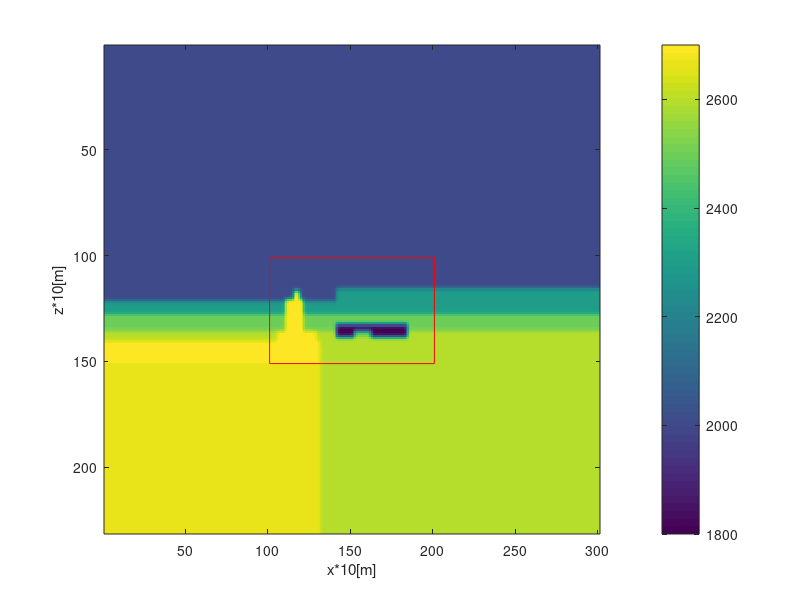

Write MATLAB code to recreate this figure. (Note: this script raises an error after producing the figure.)
%% input parameters
clear all;
close all;
dims.dh=10;
lpu=100;
lpd=80;
lpl=100;
lpr=100;
load('trueModel.mat');
v0=trueModel;
dims.dt=2*10^-3; % [s]
dims.nz0=size(v0,1); % Cells in z-direction
dims.nx0=size(v0,2); % Cells in x-direction
dims.nt=400; % Amount of time steps
dims.ns=dims.nt;
%% extend the velocity model region
v=v0;
temp=v0(1,:);
temp2=v0(end,:);
v=[temp(ones(lpu,1),:);
    v;
    temp2(ones(lpd,1),:)];
temp3=v(:,1);
temp4=v(:,end);
v=[temp3(:,ones(1,lpl)),v,temp4(:,ones(1,lpr))];
figure;
imagesc(v);
colorbar;
xlabel({['x*' num2str(dims.dh) '[m]']});
ylabel({['z*' num2str(dims.dh) '[m]']});
hold on;
plot([lpl+1,dims.nx0+lpl],[lpu+1,lpu+1],'color','red');
hold on;
plot([lpl+1,dims.nx0+lpl],[lpu+dims.nz0,lpu+dims.nz0],'color','red');
hold on;
plot([lpl+1,lpl+1],[lpu+1,lpu+dims.nz0],'color','red');
hold on;
plot([dims.nx0+lpl,dims.nx0+lpl],[lpu+1,lpu+dims.nz0],'color','red');
axis on;
%% Model dimensions
dims.nz=size(v,1);
dims.nx=size(v,2);
% mz=31:81
dims.mz=lpu+1:dims.nz0+lpu;
% mx=31:131
dims.mx=lpl+1:dims.nx0+lpl;
%% Source and source signals
dims.sz=[100];
dims.sx=[101];
sn=length(dims.sx);
s0=rickerWave(10,dims);
s=s0(:,ones(1,length(dims.sz)));
%% Receiver locations
dims.rx=min(dims.mx):max(dims.mx);
dims.rz=min(dims.mz)*ones(1,length(dims.rx));
%% some parameters
nz=dims.nz;
nx=dims.nx;
sz=dims.sz;
sx=dims.sx;
dh=dims.dh;
dt=dims.dt;
nt=dims.nt;
rz=dims.rz;
rx=dims.rx;

% initial condition
pini=zeros(nz,nx,nt);
%%
[p,rec]=solver(nz,nx,nt,dh,dt,sz,sx,s,rz,rx,v,pini);
%% plot p
figure(2)
for i=1:fix(size(p,3)/20):size(p,3)
    %C=imfuse(real(p(:,:,i)),v,'falsecolor','Scaling','independent','ColorChannels','red-cyan');
    subplot(2,1,1)
    imshow(p(:,:,i),.1*[min(min(p(:))),max(max(p(:)))]);
    colorbar;
    xlabel({['x*' num2str(dims.dh) '[m]']});
    ylabel({['z*' num2str(dims.dh) '[m]']});
    title({['t=' num2str(i*dims.dt) 's'],['p']});
    hold on;
    plot([lpl+1,dims.nx0+lpl],[lpu+1,lpu+1],'color','red');
    hold on;
    plot([lpl+1,dims.nx0+lpl],[lpu+dims.nz0,lpu+dims.nz0],'color','red');
    hold on;
    plot([lpl+1,lpl+1],[lpu+1,lpu+dims.nz0],'color','red');
    hold on;
    plot([dims.nx0+lpl,dims.nx0+lpl],[lpu+1,lpu+dims.nz0],'color','red');
    axis on;
    
    subplot(2,1,2)
    imshow(v,[min(v(:)),max(v(:))]);
    colorbar;
    xlabel({['x*' num2str(dims.dh) '[m]']});
    ylabel({['z*' num2str(dims.dh) '[m]']});
    %title({['t=' num2str(i*dims.dt) 's'],['p']});
    hold on;
    plot([lpl+1,dims.nx0+lpl],[lpu+1,lpu+1],'color','red');
    hold on;
    plot([lpl+1,dims.nx0+lpl],[lpu+dims.nz0,lpu+dims.nz0],'color','red');
    hold on;
    plot([lpl+1,lpl+1],[lpu+1,lpu+dims.nz0],'color','red');
    hold on;
    plot([dims.nx0+lpl,dims.nx0+lpl],[lpu+1,lpu+dims.nz0],'color','red');
    axis on;
    shg;
end
%%
figure(3)
imagesc(real(rec),.1*[min(real(rec(:))),max(real(rec(:)))]);
grid on;
xlabel({['x*' num2str(dims.dh) '[m]']});
ylabel({['t*' num2str(dims.dt) '[m]']});
hold off;
%%
t1=real(p(100,:,:));
t2=reshape(t1,[size(t1,2),size(t1,3)]);
for i=1:size(t2,2)
    figure(4)
    subplot(2,1,1)
    plot(t2(:,i));
    ylim([min(t2(:)),max(t2(:))]);
    title(num2str(i));
    shg;
    pause(.01);
end